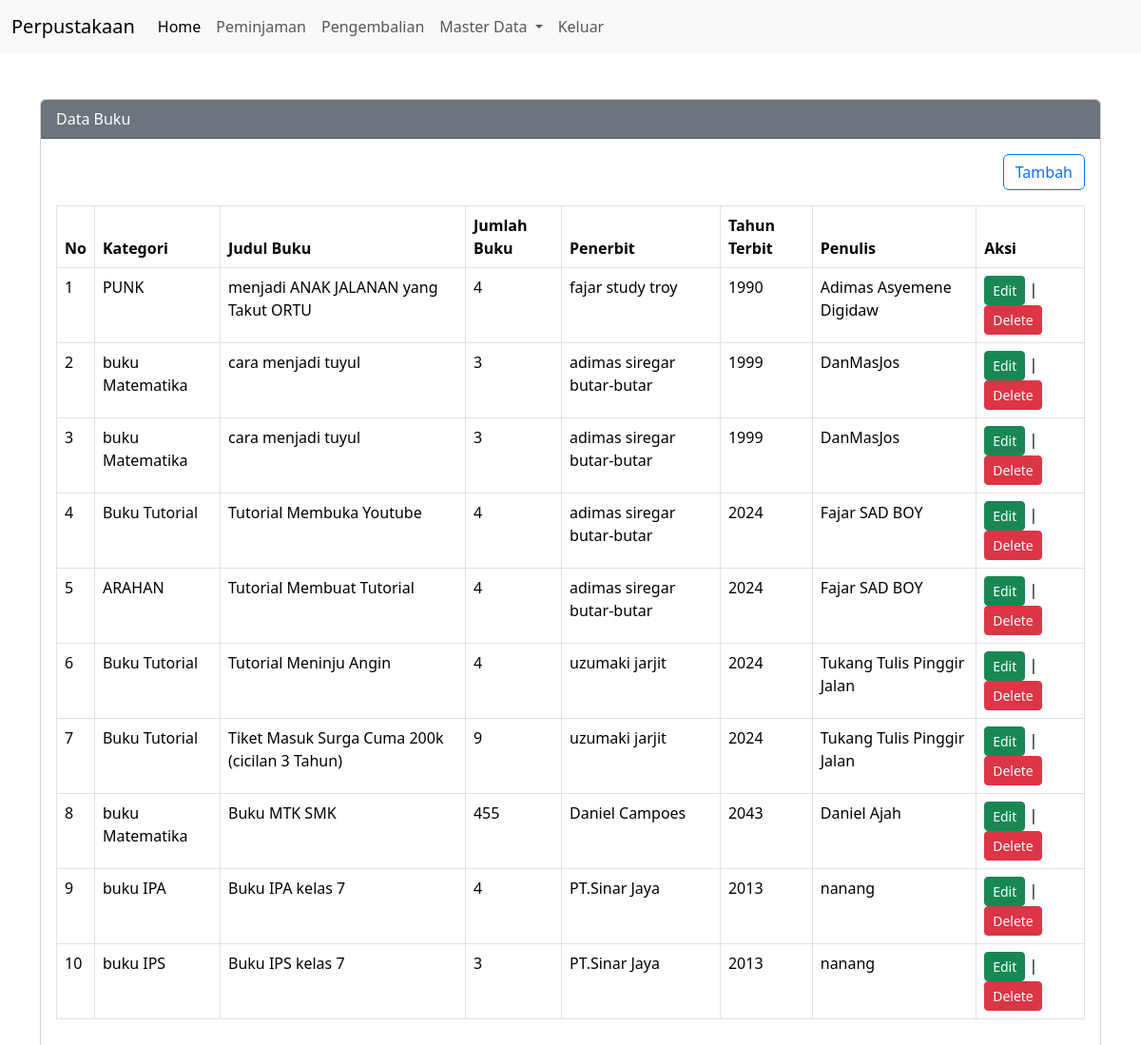
Page /?pg=buku on the committed database.
### tables this page shows
CREATE TABLE `buku` (
  `id` int(11) NOT NULL,
  `id_kategori` int(11) NOT NULL,
  `judul` varchar(50) NOT NULL,
  `jumlah` int(11) NOT NULL,
  `penerbit` varchar(50) NOT NULL,
  `tahun_terbit` varchar(5) NOT NULL,
  `penulis` varchar(50) NOT NULL,
  `created_at` timestamp NOT NULL DEFAULT current_timestamp(),
  `updated_at` timestamp NOT NULL DEFAULT current_timestamp() ON UPDATE current_timestamp()
);

CREATE TABLE `kategori` (
  `id` int(11) NOT NULL,
  `nama_kategori` varchar(50) NOT NULL,
  `keterangan` text NOT NULL,
  `created_at` timestamp NOT NULL DEFAULT current_timestamp(),
  `updated_at` timestamp NOT NULL DEFAULT current_timestamp() ON UPDATE current_timestamp()
);

### content/buku.php (the view, shortened to what this page needs)
<?php
$queryBuku = mysqli_query($koneksi, "SELECT kategori.nama_kategori, buku.* FROM buku LEFT JOIN kategori ON kategori.id = buku.id_kategori ORDER BY id DESC");
?>
<div class="container mt-5">
    <div class="row">
        <div class="col-sm-12">
            <div class="card">
                <div class="card-header bg-secondary text-white">Data Buku</div>
                <div class="card-body">
                    <div align="right" class="mb-3">
                        <a href="?pg=tambah-buku" class="btn btn-outline-primary">Tambah</a>
                    </div>
                    <table class="table table-bordered">
                        <thead>
                            <tr>
                                <th>No</th>
                                <th>Kategori</th>
                                <th>Judul Buku</th>
                                <th>Jumlah Buku</th>
                                <th>Penerbit</th>
                                <th>Tahun Terbit</th>
                                <th>Penulis</th>
                                <th>Aksi</th>
                            </tr>
                        </thead>
                        <tbody>
                            <?php $no = 1;
                            while ($rowBuku = mysqli_fetch_assoc($queryBuku)) : ?>
                                <tr>
                                    <td><?php echo $no++ ?></td>
                                    <td><?php echo $rowBuku['nama_kategori'] ?></td>
                                    <td><?php echo $rowBuku['judul'] ?> </td>
                                    <td><?php echo $rowBuku['jumlah'] ?> </td>
                                    <td><?php echo $rowBuku['penerbit'] ?> </td>
                                    <td><?php echo $rowBuku['tahun_terbit'] ?> </td>
                                    <td><?php echo $rowBuku['penulis'] ?> </td>
                                    <td>
                                        <a href="?pg=tambah-buku&edit=<?php echo $rowBuku['id'] ?>" class="btn btn-sm btn-success">Edit</a> |
                                        <a onclick="return confirm('Apakah anda yakin akan menghapus data ini?')" href="?pg=tambah-buku&delete=<?php echo $rowBuku['id'] ?>" class="btn btn-sm btn-danger">Delete</a>
                                    </td>
                                </tr>
                            <?php endwhile ?>
                        </tbody>
                    </table>
                </div>
            </div>
        </div>
    </div>
</div>

### rows in the picture
buku: id_kategori.nama_kategori "PUNK", judul "menjadi ANAK JALANAN yang Takut ORTU", jumlah "4", penerbit "fajar study troy", tahun_terbit "1990", penulis "Adimas Asyemene Digidaw"
buku: id_kategori.nama_kategori "buku Matematika", judul "cara menjadi tuyul", jumlah "3", penerbit "adimas siregar butar-butar", tahun_terbit "1999", penulis "DanMasJos"
buku: id_kategori.nama_kategori "buku Matematika", judul "cara menjadi tuyul", jumlah "3", penerbit "adimas siregar butar-butar", tahun_terbit "1999", penulis "DanMasJos"
buku: id_kategori.nama_kategori "Buku Tutorial", judul "Tutorial Membuka Youtube", jumlah "4", penerbit "adimas siregar butar-butar", tahun_terbit "2024", penulis "Fajar SAD BOY"
buku: id_kategori.nama_kategori "ARAHAN", judul "Tutorial Membuat Tutorial", jumlah "4", penerbit "adimas siregar butar-butar", tahun_terbit "2024", penulis "Fajar SAD BOY"
buku: id_kategori.nama_kategori "Buku Tutorial", judul "Tutorial Meninju Angin", jumlah "4", penerbit "uzumaki jarjit", tahun_terbit "2024", penulis "Tukang Tulis Pinggir Jalan"
buku: id_kategori.nama_kategori "Buku Tutorial", judul "Tiket Masuk Surga Cuma 200k (cicilan 3 Tahun)", jumlah "9", penerbit "uzumaki jarjit", tahun_terbit "2024", penulis "Tukang Tulis Pinggir Jalan"
buku: id_kategori.nama_kategori "buku Matematika", judul "Buku MTK SMK", jumlah "455", penerbit "Daniel Campoes", tahun_terbit "2043", penulis "Daniel Ajah"
buku: id_kategori.nama_kategori "buku IPA", judul "Buku IPA kelas 7", jumlah "4", penerbit "PT.Sinar Jaya", tahun_terbit "2013", penulis "nanang"
buku: id_kategori.nama_kategori "buku IPS", judul "Buku IPS kelas 7", jumlah "3", penerbit "PT.Sinar Jaya", tahun_terbit "2013", penulis "nanang"
